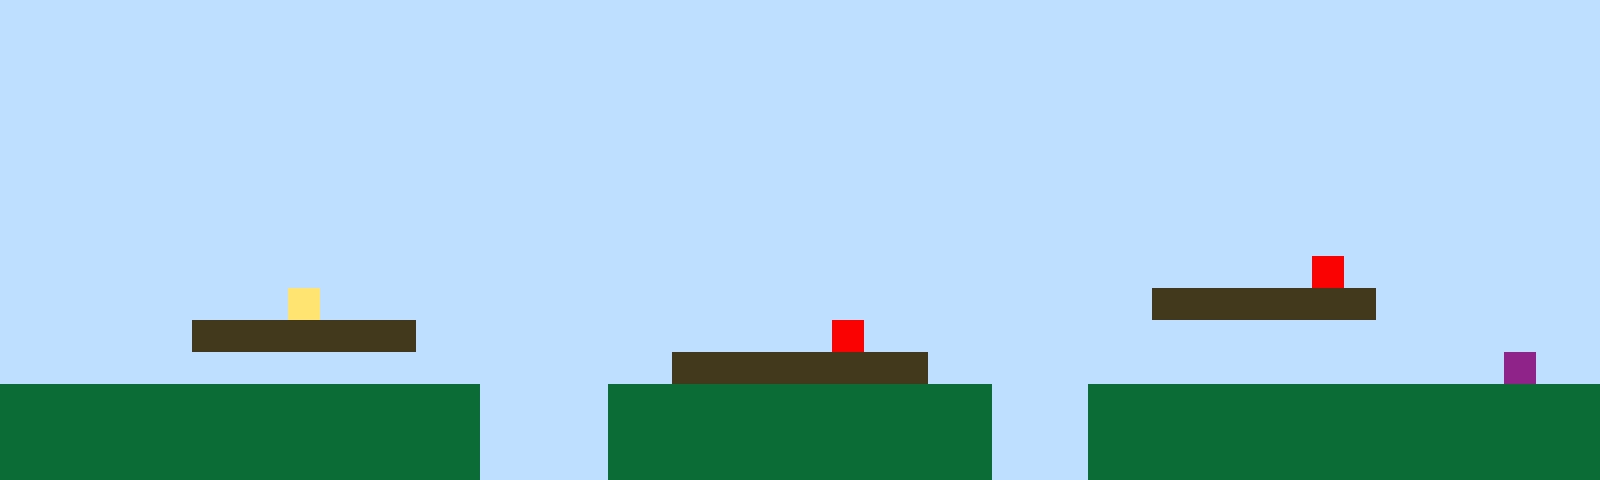

A level layout from a 2D game, rendered from its tile map. Below: a short description, then the map file with its tile-grid data intact:
An orthogonal 50x15 tile map with 32x32 px tiles, 1 tile layer (Tile Layer 1).

<map version="1.10" tiledversion="1.11.2" orientation="orthogonal" renderorder="right-up" width="50" height="15" tilewidth="32" tileheight="32" infinite="0" nextlayerid="2" nextobjectid="1"><editorsettings><export target="map1.csv" format="csv" /></editorsettings><tileset firstgid="1" name="sprites" tilewidth="32" tileheight="32" tilecount="6" columns="3"><image source="sprites.png" width="96" height="64" /></tileset><layer id="1" name="Tile Layer 1" width="50" height="15"><data encoding="csv">1,1,1,1,1,1,1,1,1,1,1,1,1,1,1,1,1,1,1,1,1,1,1,1,1,1,1,1,1,1,1,1,1,1,1,1,1,1,1,1,1,1,1,1,1,1,1,1,1,1,1,1,1,1,1,1,1,1,1,1,1,1,1,1,1,1,1,1,1,1,1,1,1,1,1,1,1,1,1,1,1,1,1,1,1,1,1,1,1,1,1,1,1,1,1,1,1,1,1,1,1,1,1,1,1,1,1,1,1,1,1,1,1,1,1,1,1,1,1,1,1,1,1,1,1,1,1,1,1,1,1,1,1,1,1,1,1,1,1,1,1,1,1,1,1,1,1,1,1,1,1,1,1,1,1,1,1,1,1,1,1,1,1,1,1,1,1,1,1,1,1,1,1,1,1,1,1,1,1,1,1,1,1,1,1,1,1,1,1,1,1,1,1,1,1,1,1,1,1,1,1,1,1,1,1,1,1,1,1,1,1,1,1,1,1,1,1,1,1,1,1,1,1,1,1,1,1,1,1,1,1,1,1,1,1,1,1,1,1,1,1,1,1,1,1,1,1,1,1,1,1,1,1,1,1,1,1,1,1,1,1,1,1,1,1,1,1,1,1,1,1,1,1,1,1,1,1,1,1,1,1,1,1,1,1,1,1,1,1,1,1,1,1,1,1,1,1,1,1,1,1,1,1,1,1,1,1,1,1,1,1,1,1,1,1,1,1,1,1,1,1,1,1,1,1,1,1,1,1,1,1,1,1,1,1,1,1,1,1,1,1,1,1,1,1,1,1,1,1,1,1,1,1,1,1,1,1,1,1,1,1,1,1,1,1,1,1,1,1,1,1,1,1,1,1,1,1,1,1,1,1,1,1,1,1,1,1,1,1,1,1,1,1,1,1,1,1,1,1,1,1,1,1,1,1,1,1,1,1,1,1,1,1,1,1,1,1,1,1,1,1,1,1,1,1,1,1,1,1,1,1,1,1,1,1,1,1,1,1,1,1,5,1,1,1,1,1,1,1,1,1,1,1,1,1,1,1,1,1,4,1,1,1,1,1,1,1,1,1,1,1,1,1,1,1,1,1,1,1,1,1,1,1,1,1,1,3,3,3,3,3,3,3,1,1,1,1,1,1,1,1,1,1,1,1,1,3,3,3,3,3,3,3,1,1,1,1,1,1,1,1,1,1,1,1,1,5,1,1,1,1,1,1,1,1,1,1,1,1,1,1,1,1,1,1,1,1,1,1,1,1,1,1,1,1,1,1,1,1,1,1,1,1,1,1,1,1,1,1,1,1,3,3,3,3,3,3,3,3,1,1,1,1,1,1,1,1,1,1,1,1,1,1,1,1,1,1,6,1,1,2,2,2,2,2,2,2,2,2,2,2,2,2,2,2,1,1,1,1,2,2,2,2,2,2,2,2,2,2,2,2,1,1,1,2,2,2,2,2,2,2,2,2,2,2,2,2,2,2,2,2,2,2,2,2,2,2,2,2,2,2,2,2,2,2,1,1,1,1,2,2,2,2,2,2,2,2,2,2,2,2,1,1,1,2,2,2,2,2,2,2,2,2,2,2,2,2,2,2,2,2,2,2,2,2,2,2,2,2,2,2,2,2,2,2,1,1,1,1,2,2,2,2,2,2,2,2,2,2,2,2,1,1,1,2,2,2,2,2,2,2,2,2,2,2,2,2,2,2,2</data></layer></map>
